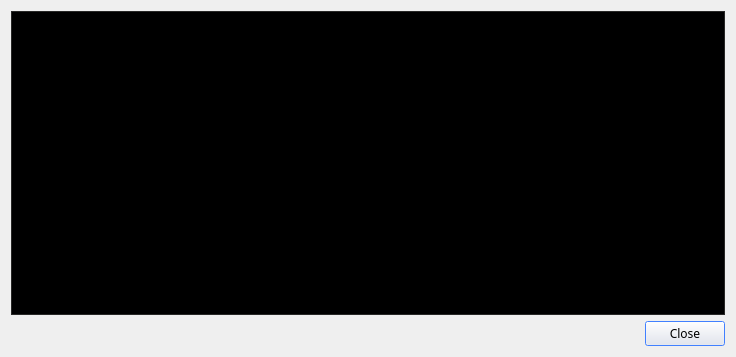
<?xml version="1.0" encoding="UTF-8"?>
<ui version="4.0">
 <class>TransactionDetailsDialog</class>
 <widget class="QDialog" name="TransactionDetailsDialog">
  <property name="geometry">
   <rect>
    <x>0</x>
    <y>0</y>
    <width>736</width>
    <height>357</height>
   </rect>
  </property>
  <property name="windowTitle">
   <string>Transaction details</string>
  </property>
  <property name="windowIcon">
   <iconset resource="../../resources.qrc">
    <normaloff>:/images/cryptonote</normaloff>:/images/cryptonote</iconset>
  </property>
  <layout class="QVBoxLayout" name="verticalLayout">
   <item>
    <widget class="QTextBrowser" name="m_detailsBrowser">
     <property name="palette">
      <palette>
       <active>
        <colorrole role="WindowText">
         <brush brushstyle="SolidPattern">
          <color alpha="255">
           <red>255</red>
           <green>255</green>
           <blue>255</blue>
          </color>
         </brush>
        </colorrole>
        <colorrole role="Button">
         <brush brushstyle="SolidPattern">
          <color alpha="255">
           <red>52</red>
           <green>52</green>
           <blue>51</blue>
          </color>
         </brush>
        </colorrole>
        <colorrole role="Light">
         <brush brushstyle="SolidPattern">
          <color alpha="255">
           <red>78</red>
           <green>78</green>
           <blue>76</blue>
          </color>
         </brush>
        </colorrole>
        <colorrole role="Midlight">
         <brush brushstyle="SolidPattern">
          <color alpha="255">
           <red>65</red>
           <green>65</green>
           <blue>63</blue>
          </color>
         </brush>
        </colorrole>
        <colorrole role="Dark">
         <brush brushstyle="SolidPattern">
          <color alpha="255">
           <red>26</red>
           <green>26</green>
           <blue>25</blue>
          </color>
         </brush>
        </colorrole>
        <colorrole role="Mid">
         <brush brushstyle="SolidPattern">
          <color alpha="255">
           <red>34</red>
           <green>34</green>
           <blue>34</blue>
          </color>
         </brush>
        </colorrole>
        <colorrole role="Text">
         <brush brushstyle="SolidPattern">
          <color alpha="255">
           <red>255</red>
           <green>255</green>
           <blue>255</blue>
          </color>
         </brush>
        </colorrole>
        <colorrole role="BrightText">
         <brush brushstyle="SolidPattern">
          <color alpha="255">
           <red>255</red>
           <green>255</green>
           <blue>255</blue>
          </color>
         </brush>
        </colorrole>
        <colorrole role="ButtonText">
         <brush brushstyle="SolidPattern">
          <color alpha="255">
           <red>255</red>
           <green>255</green>
           <blue>255</blue>
          </color>
         </brush>
        </colorrole>
        <colorrole role="Base">
         <brush brushstyle="SolidPattern">
          <color alpha="255">
           <red>0</red>
           <green>0</green>
           <blue>0</blue>
          </color>
         </brush>
        </colorrole>
        <colorrole role="Window">
         <brush brushstyle="SolidPattern">
          <color alpha="255">
           <red>52</red>
           <green>52</green>
           <blue>51</blue>
          </color>
         </brush>
        </colorrole>
        <colorrole role="Shadow">
         <brush brushstyle="SolidPattern">
          <color alpha="255">
           <red>0</red>
           <green>0</green>
           <blue>0</blue>
          </color>
         </brush>
        </colorrole>
        <colorrole role="Highlight">
         <brush brushstyle="SolidPattern">
          <color alpha="255">
           <red>0</red>
           <green>85</green>
           <blue>255</blue>
          </color>
         </brush>
        </colorrole>
        <colorrole role="AlternateBase">
         <brush brushstyle="SolidPattern">
          <color alpha="255">
           <red>26</red>
           <green>26</green>
           <blue>25</blue>
          </color>
         </brush>
        </colorrole>
        <colorrole role="ToolTipBase">
         <brush brushstyle="SolidPattern">
          <color alpha="255">
           <red>255</red>
           <green>255</green>
           <blue>220</blue>
          </color>
         </brush>
        </colorrole>
        <colorrole role="ToolTipText">
         <brush brushstyle="SolidPattern">
          <color alpha="255">
           <red>0</red>
           <green>0</green>
           <blue>0</blue>
          </color>
         </brush>
        </colorrole>
       </active>
       <inactive>
        <colorrole role="WindowText">
         <brush brushstyle="SolidPattern">
          <color alpha="255">
           <red>255</red>
           <green>255</green>
           <blue>255</blue>
          </color>
         </brush>
        </colorrole>
        <colorrole role="Button">
         <brush brushstyle="SolidPattern">
          <color alpha="255">
           <red>52</red>
           <green>52</green>
           <blue>51</blue>
          </color>
         </brush>
        </colorrole>
        <colorrole role="Light">
         <brush brushstyle="SolidPattern">
          <color alpha="255">
           <red>78</red>
           <green>78</green>
           <blue>76</blue>
          </color>
         </brush>
        </colorrole>
        <colorrole role="Midlight">
         <brush brushstyle="SolidPattern">
          <color alpha="255">
           <red>65</red>
           <green>65</green>
           <blue>63</blue>
          </color>
         </brush>
        </colorrole>
        <colorrole role="Dark">
         <brush brushstyle="SolidPattern">
          <color alpha="255">
           <red>26</red>
           <green>26</green>
           <blue>25</blue>
          </color>
         </brush>
        </colorrole>
        <colorrole role="Mid">
         <brush brushstyle="SolidPattern">
          <color alpha="255">
           <red>34</red>
           <green>34</green>
           <blue>34</blue>
          </color>
         </brush>
        </colorrole>
        <colorrole role="Text">
         <brush brushstyle="SolidPattern">
          <color alpha="255">
           <red>255</red>
           <green>255</green>
           <blue>255</blue>
          </color>
         </brush>
        </colorrole>
        <colorrole role="BrightText">
         <brush brushstyle="SolidPattern">
          <color alpha="255">
           <red>255</red>
           <green>255</green>
           <blue>255</blue>
          </color>
         </brush>
        </colorrole>
        <colorrole role="ButtonText">
         <brush brushstyle="SolidPattern">
          <color alpha="255">
           <red>255</red>
           <green>255</green>
           <blue>255</blue>
          </color>
         </brush>
        </colorrole>
        <colorrole role="Base">
         <brush brushstyle="SolidPattern">
          <color alpha="255">
           <red>0</red>
           <green>0</green>
           <blue>0</blue>
          </color>
         </brush>
        </colorrole>
        <colorrole role="Window">
         <brush brushstyle="SolidPattern">
          <color alpha="255">
           <red>52</red>
           <green>52</green>
           <blue>51</blue>
          </color>
         </brush>
        </colorrole>
        <colorrole role="Shadow">
         <brush brushstyle="SolidPattern">
          <color alpha="255">
           <red>0</red>
           <green>0</green>
           <blue>0</blue>
          </color>
         </brush>
        </colorrole>
        <colorrole role="Highlight">
         <brush brushstyle="SolidPattern">
          <color alpha="255">
           <red>0</red>
           <green>85</green>
           <blue>255</blue>
          </color>
         </brush>
        </colorrole>
        <colorrole role="AlternateBase">
         <brush brushstyle="SolidPattern">
          <color alpha="255">
           <red>26</red>
           <green>26</green>
           <blue>25</blue>
          </color>
         </brush>
        </colorrole>
        <colorrole role="ToolTipBase">
         <brush brushstyle="SolidPattern">
          <color alpha="255">
           <red>255</red>
           <green>255</green>
           <blue>220</blue>
          </color>
         </brush>
        </colorrole>
        <colorrole role="ToolTipText">
         <brush brushstyle="SolidPattern">
          <color alpha="255">
           <red>0</red>
           <green>0</green>
           <blue>0</blue>
          </color>
         </brush>
        </colorrole>
       </inactive>
       <disabled>
        <colorrole role="WindowText">
         <brush brushstyle="SolidPattern">
          <color alpha="255">
           <red>26</red>
           <green>26</green>
           <blue>25</blue>
          </color>
         </brush>
        </colorrole>
        <colorrole role="Button">
         <brush brushstyle="SolidPattern">
          <color alpha="255">
           <red>52</red>
           <green>52</green>
           <blue>51</blue>
          </color>
         </brush>
        </colorrole>
        <colorrole role="Light">
         <brush brushstyle="SolidPattern">
          <color alpha="255">
           <red>78</red>
           <green>78</green>
           <blue>76</blue>
          </color>
         </brush>
        </colorrole>
        <colorrole role="Midlight">
         <brush brushstyle="SolidPattern">
          <color alpha="255">
           <red>65</red>
           <green>65</green>
           <blue>63</blue>
          </color>
         </brush>
        </colorrole>
        <colorrole role="Dark">
         <brush brushstyle="SolidPattern">
          <color alpha="255">
           <red>26</red>
           <green>26</green>
           <blue>25</blue>
          </color>
         </brush>
        </colorrole>
        <colorrole role="Mid">
         <brush brushstyle="SolidPattern">
          <color alpha="255">
           <red>34</red>
           <green>34</green>
           <blue>34</blue>
          </color>
         </brush>
        </colorrole>
        <colorrole role="Text">
         <brush brushstyle="SolidPattern">
          <color alpha="255">
           <red>26</red>
           <green>26</green>
           <blue>25</blue>
          </color>
         </brush>
        </colorrole>
        <colorrole role="BrightText">
         <brush brushstyle="SolidPattern">
          <color alpha="255">
           <red>255</red>
           <green>255</green>
           <blue>255</blue>
          </color>
         </brush>
        </colorrole>
        <colorrole role="ButtonText">
         <brush brushstyle="SolidPattern">
          <color alpha="255">
           <red>26</red>
           <green>26</green>
           <blue>25</blue>
          </color>
         </brush>
        </colorrole>
        <colorrole role="Base">
         <brush brushstyle="SolidPattern">
          <color alpha="255">
           <red>52</red>
           <green>52</green>
           <blue>51</blue>
          </color>
         </brush>
        </colorrole>
        <colorrole role="Window">
         <brush brushstyle="SolidPattern">
          <color alpha="255">
           <red>52</red>
           <green>52</green>
           <blue>51</blue>
          </color>
         </brush>
        </colorrole>
        <colorrole role="Shadow">
         <brush brushstyle="SolidPattern">
          <color alpha="255">
           <red>0</red>
           <green>0</green>
           <blue>0</blue>
          </color>
         </brush>
        </colorrole>
        <colorrole role="Highlight">
         <brush brushstyle="SolidPattern">
          <color alpha="255">
           <red>240</red>
           <green>240</green>
           <blue>240</blue>
          </color>
         </brush>
        </colorrole>
        <colorrole role="AlternateBase">
         <brush brushstyle="SolidPattern">
          <color alpha="255">
           <red>52</red>
           <green>52</green>
           <blue>51</blue>
          </color>
         </brush>
        </colorrole>
        <colorrole role="ToolTipBase">
         <brush brushstyle="SolidPattern">
          <color alpha="255">
           <red>255</red>
           <green>255</green>
           <blue>220</blue>
          </color>
         </brush>
        </colorrole>
        <colorrole role="ToolTipText">
         <brush brushstyle="SolidPattern">
          <color alpha="255">
           <red>0</red>
           <green>0</green>
           <blue>0</blue>
          </color>
         </brush>
        </colorrole>
       </disabled>
      </palette>
     </property>
     <property name="font">
      <font>
       <family>zai Drukarnia Wydawnicza 1870</family>
       <pointsize>14</pointsize>
      </font>
     </property>
    </widget>
   </item>
   <item>
    <layout class="QHBoxLayout" name="horizontalLayout">
     <item>
      <spacer name="horizontalSpacer">
       <property name="orientation">
        <enum>Qt::Horizontal</enum>
       </property>
       <property name="sizeHint" stdset="0">
        <size>
         <width>40</width>
         <height>20</height>
        </size>
       </property>
      </spacer>
     </item>
     <item>
      <widget class="QPushButton" name="m_closeButton">
       <property name="palette">
        <palette>
         <active>
          <colorrole role="Highlight">
           <brush brushstyle="SolidPattern">
            <color alpha="255">
             <red>0</red>
             <green>85</green>
             <blue>255</blue>
            </color>
           </brush>
          </colorrole>
         </active>
         <inactive>
          <colorrole role="Highlight">
           <brush brushstyle="SolidPattern">
            <color alpha="255">
             <red>0</red>
             <green>85</green>
             <blue>255</blue>
            </color>
           </brush>
          </colorrole>
         </inactive>
         <disabled>
          <colorrole role="Highlight">
           <brush brushstyle="SolidPattern">
            <color alpha="255">
             <red>240</red>
             <green>240</green>
             <blue>240</blue>
            </color>
           </brush>
          </colorrole>
         </disabled>
        </palette>
       </property>
       <property name="font">
        <font>
         <family>Game of Thrones</family>
        </font>
       </property>
       <property name="text">
        <string>Close</string>
       </property>
      </widget>
     </item>
    </layout>
   </item>
  </layout>
 </widget>
 <resources>
  <include location="../../resources.qrc"/>
 </resources>
 <connections>
  <connection>
   <sender>m_closeButton</sender>
   <signal>clicked()</signal>
   <receiver>TransactionDetailsDialog</receiver>
   <slot>accept()</slot>
   <hints>
    <hint type="sourcelabel">
     <x>619</x>
     <y>331</y>
    </hint>
    <hint type="destinationlabel">
     <x>335</x>
     <y>178</y>
    </hint>
   </hints>
  </connection>
 </connections>
</ui>
